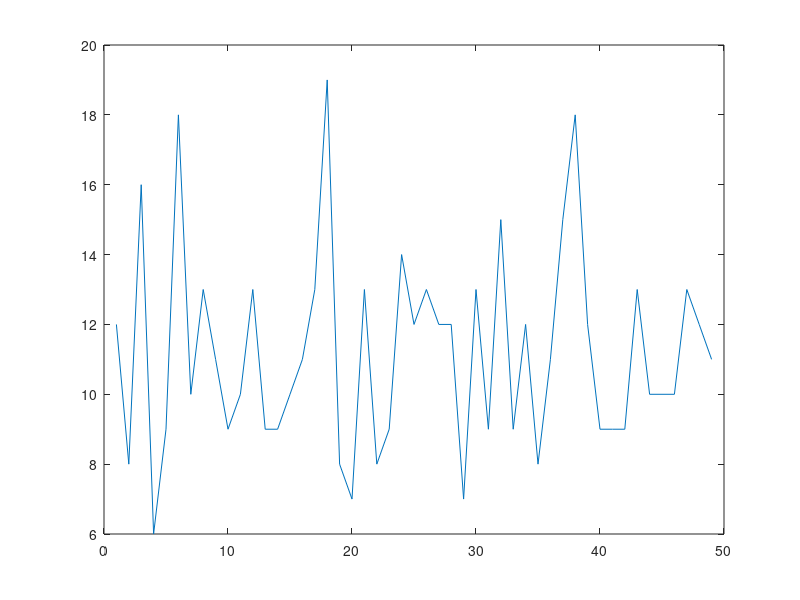

Here is the MATLAB script that generated this plot:
load('ret.mat','ret');

for trial = 1:49 %size(ret,1)
    e = ret{trial,1}.eta;
    e = sum(e >=200);
    eta(trial,1) = e;
    
end
plot(eta);



% for i=1:100
%     a(i) = A{i,1}.action;
% end